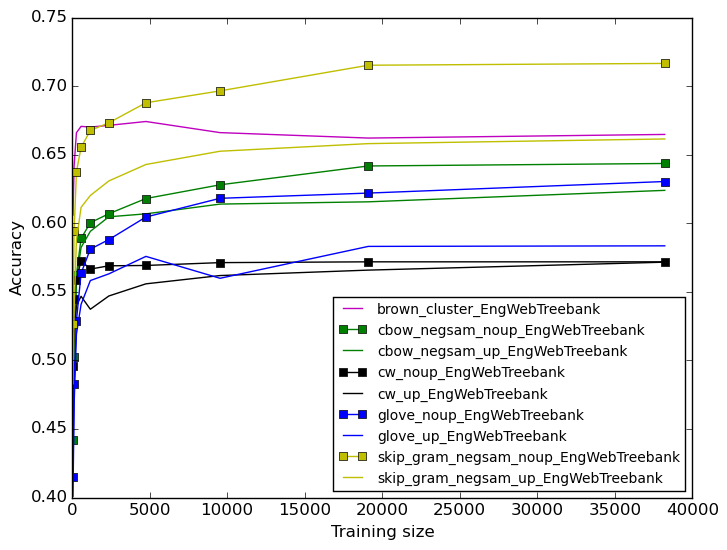

The Python source for this figure:
#!/usr/bin/python
from pylab import *
from natsort import natsorted
import re
import os
import glob
import array
import fnmatch
import numpy as np
import sys, getopt
import matplotlib.pyplot as plt

try:
	opts, args = getopt.getopt(sys.argv[1:],"hi:o:",["ifolder=","ofile="])
except getopt.GetoptError:
	print 'script.py -i <inputfolder> -o <outputfile>'
	sys.exit(2)
for opt, arg in opts:
	if opt == '-h':
		print 'XX.py -i <inputfolder> -o <outputfile>'
		sys.exit()
	elif opt in ("-i", "--ifolder"):
		inputfolder = arg
	elif opt in ("-o", "--ofile"):
        	outputfile = arg

print 'Input folder is:', inputfolder
print 'Output file is:', outputfile

x = []
y = []
xv = []
yv = []
color = 'r'
label = ''
marker = ''
linestyle = '-'
noupMarker = 's'
walk_dir = inputfolder
legParams = {'legend.fontsize': 10}

alist_filter = ['brown_cluster_v4000_best.txt', 
	'cbow_negsam_noupdated_best.txt', 
	'cbow_negsam_updated_incretuneparam.txt', 
	'cw_noupdated_best.txt', 
	'cw_updated_incretuneparam.txt', 
	'unigram_best.txt', 
	'glove_noupdated_best.txt', 
	'glove_updated_incretuneparam.txt', 
	'skip_gram_negsam_noupdated_best.txt', 
	'skip_gram_negsam_updated_incretuneparam.txt']

# Walk into directories in filesystem
# Ripped from os module and slightly modified
# for alphabetical sorting
#
def sortedWalk(top, topdown=True, onerror=None):
    from os.path import join, isdir, islink
 
    names = os.listdir(top)
    names.sort()
    dirs, nondirs = [], []
 
    for name in names:
        if isdir(os.path.join(top, name)):
            dirs.append(name)
        else:
            nondirs.append(name)
 
    if topdown:
        yield top, dirs, nondirs
    for name in dirs:
        path = join(top, name)
        if not os.path.islink(path):
            for x in sortedWalk(path, topdown, onerror):
                yield x
    if not topdown:
        yield top, dirs, nondirs

for root, subdirs, files in sortedWalk(walk_dir):
	#print('--\nroot = ' + root)
	for subdir in sorted(subdirs):
		print('\t- subdirectory ' + subdir)		
	for filename in files:  		  		
		if filename in alist_filter:
			if re.match("unigram_best.txt", filename): 
				color='r'
				label = "unigram" 
			if re.match("glove_noupdated_best.txt", filename):
				color='b'
				marker = noupMarker
				label = "glove_noup"
			if re.match("glove_updated_incretuneparam.txt", filename):					
				color='b'
				label = "glove_up"
			elif re.match("cbow_negsam_noupdated_best.txt", filename):
				color='g'
				marker = noupMarker
				label = "cbow_negsam_noup"
			elif re.match("cbow_negsam_updated_incretuneparam.txt", filename): 
				color='g'
				label = "cbow_negsam_up"
			elif re.match("skip_gram_negsam_noupdated_best.txt", filename):
				color='y'
				marker = noupMarker
				label = "skip_gram_negsam_noup"
			elif re.match("skip_gram_negsam_updated_incretuneparam.txt", filename): 
				color='y'
				label = "skip_gram_negsam_up"
			elif re.match("cw_updated_incretuneparam.txt", filename): 
				color='k'
				label =  "cw_up"
			elif re.match("cw_noupdated_best.txt", filename):
				color='k'
				marker = noupMarker
				label = "cw_noup"
			elif re.match("brown_cluster_v4000_best.txt", filename): 
				color='m'
				label = "brown_cluster"					
			filePath = os.path.join(root, filename)
			print('\t- file %s (full path: %s)' % (filename, filePath))
			with open(filePath, 'rb') as f:
			        lines = f.readlines()
				f.close	
				# check the column title
				titleLine = lines[0]
				t = titleLine.split()				
				print('column title:', t[177])		# out of domain EngWebTreebank_out-of-vocabulary_Accuracy
				#print('column title 2:', t[274])	# in domain WSJ_out-of-vocabulary_Accuracy
				# skip the first row with the titles
				for line in lines[1:]: 
					p = line.split()	
					x.append(float(p[0]))				
					y.append(float(p[177]))
				#	z.append(float(p[274]))
				# convert to numpy array
				print('x ', x)						
				print('y ', y)			
				#print('z', z) 
				xv = np.array(x)
				yv = np.array(y)
				#zv = np.array(z)
				plt.plot(xv, yv, label = label + '_' + t[177].replace('_out-of-vocabulary_Accuracy', ''), linestyle=linestyle, marker=marker, color=color)					
				#plt.plot(xv, zv, label = label + '_' + t[274].replace('_out-of-vocabulary_Accuracy', ''))		
				x = []
				y = []
				z = []
				xv = []
				yv = []
				#zv = []
				label = ''
				marker = ''
	
plt.xlabel('Training size')
plt.ylabel('Accuracy')

plt.rcParams.update(legParams)
plt.legend(loc='lower right')
savefig(outputfile, bbox_inches='tight')
#plt.show()
